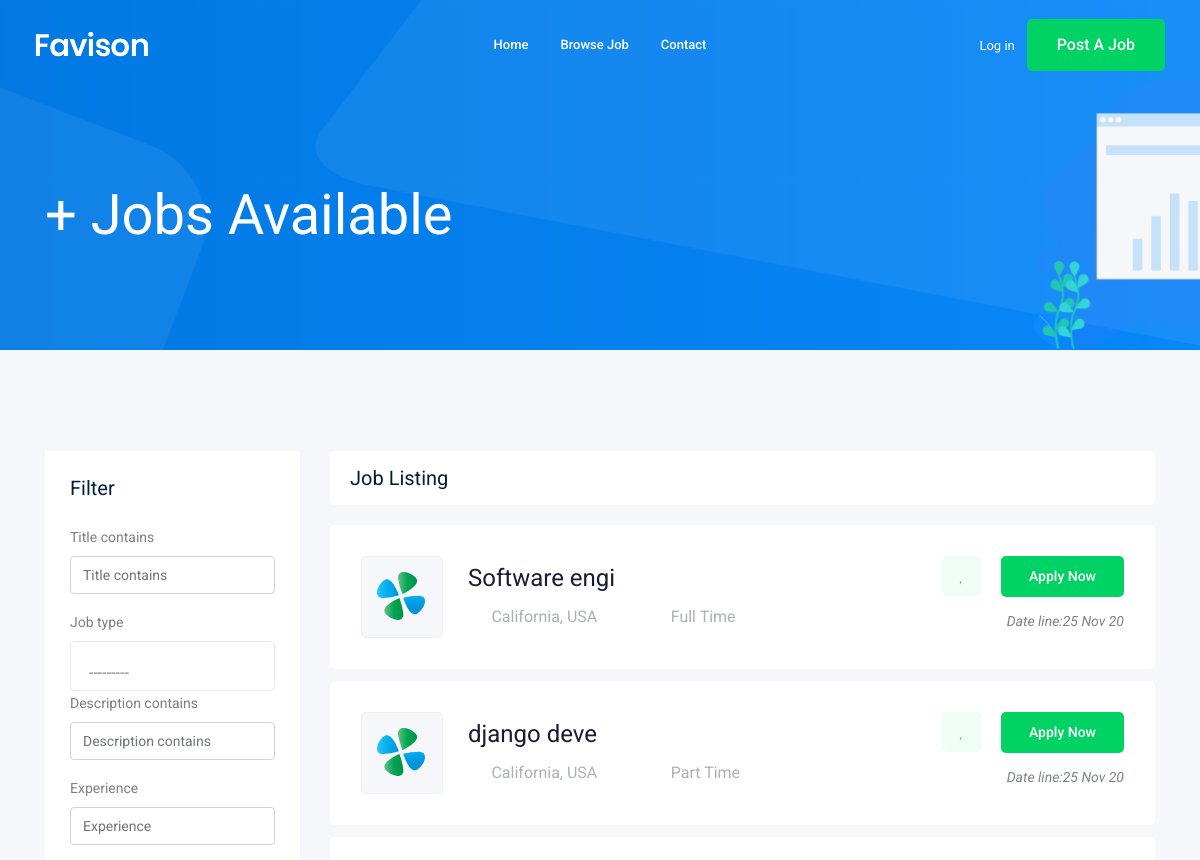
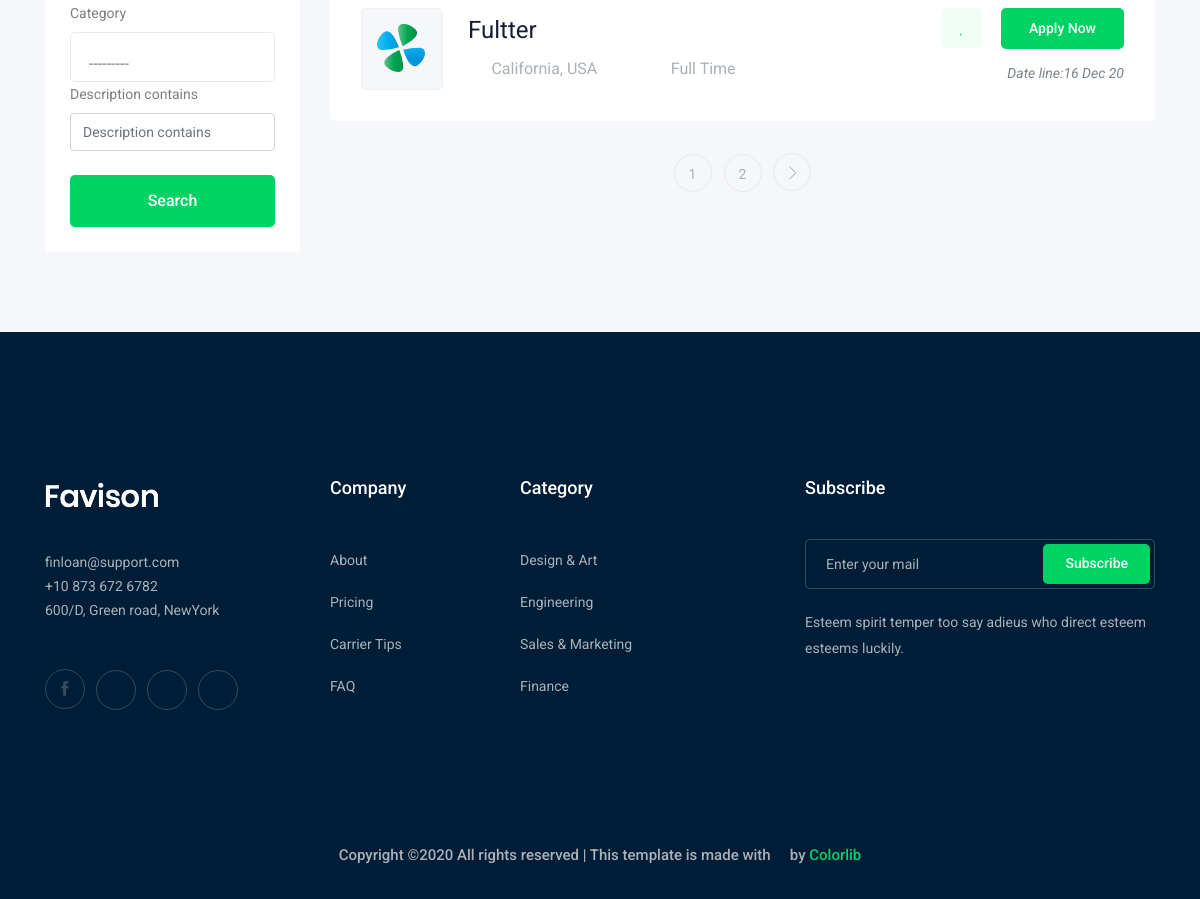
Screenshot of /jobs/ with the database file from the repository (2 pictures, top to bottom).
### Job/models.py (models this page shows, shortened)
class Job(models.Model):#Table
    owner =  models.ForeignKey(User, related_name='job_owner', on_delete=models.CASCADE)
    title = models.CharField(max_length=100)#colmun
    job_type = models.CharField(max_length=15,choices=Job_Type)
    description = models.TextField(max_length=1000)
    publish = models.DateTimeField(auto_now=True)
    vacancy = models.IntegerField(default=1)
    salary = models.IntegerField(default=0)
    experience = models.IntegerField(default=1)
    category = models.ForeignKey('Category',on_delete=models.CASCADE)
    images  = models.ImageField(upload_to=image_upload)
    slug = models.SlugField(blank=True ,null=True)
    def __str__(self) :
        return self.title

### Job/views.py (the view)
# urls.py: path('',views.job_list,name='job_list'),
def job_list(request) :
    job_list= Job.objects.all()
    myfilters = JobFilter(request.GET,queryset=job_list)
    job_list=myfilters.qs
    paginator = Paginator(job_list, 3)
    page_number = request.GET.get('page')
    page_obj = paginator.get_page(page_number)
    context = {'jobs' : page_obj,'myfilters':myfilters }
    print(job_list)
    return render(request,'Job/job_list.html',context)

### Job/models.py (called while the page is built)
    def __str__(self) :
        return self.name

### Job/templates/Job/job_list.html (shortened to what this page needs)
{% extends 'base.html'%}
{% load bootstrap4 %}
{% block body %}
    <div class="bradcam_area bradcam_bg_1">
        <div class="container">
            <div class="row">
                <div class="col-xl-12">
                    <div class="bradcam_text">
                        <h3>{{jobs.count}}+  Jobs Available</h3>
                    </div>
                </div>
            </div>
        </div>
    </div>
    <div class="job_listing_area plus_padding">
        <div class="container">
            <div class="row">
                <div class="col-lg-3">
                    <div class="job_filter white-bg">
                        <div class="form_inner white-bg">
                            <h3>Filter</h3>
                            <form method="GET" >
                                {% bootstrap_form myfilters.form %}
                             <input class="boxed-btn3 w-100 mt-2" type="submit" value="Search"/>
                            </form>
                        </div>
                    </div>
                </div>
                <div class="col-lg-9">
                    <div class="recent_joblist_wrap">
                        <div class="recent_joblist white-bg ">
                            <div class="row align-items-center">
                                <div class="col-md-6">
                                    <h4>Job Listing</h4>
                                </div>
                                <div class="col-md-6">
                                </div>
                            </div>
                        </div>
                    </div>
                    <div class="job_lists m-0">
                        <div class="row">
                            {%for job in jobs %}
                            <div class="col-lg-12 col-md-12">
                                <div class="single_jobs white-bg d-flex justify-content-between">
                                    <div class="jobs_left d-flex align-items-center">
                                        <div class="thumb">
                                            <img src="img/svg_icon/1.svg" alt="">
                                        </div>
                                        <div class="jobs_conetent">
                                            <a href="{%url 'jobs:jobdetail' job.slug%}"><h4>{{job.title}}</h4></a>
                                            <div class="links_locat d-flex align-items-center">
                                                <div class="location">
                                                    <p> <i class="fa fa-map-marker"></i> California, USA</p>
                                                </div>
                                                <div class="location">
                                                    <p> <i class="fa fa-clock-o"></i> {{job.job_type}}</p>
                                                </div>
                                            </div>
                                        </div>
                                    </div>
                                    <div class="jobs_right">
                                        <div class="apply_now">
                                            <a class="heart_mark" href="#"> <i class="fa fa-heart"></i> </a>
                                            <a href="{%url 'jobs:jobdetail' job.slug%}" class="boxed-btn3">Apply Now</a>
                                        </div>
                                        <div class="date">
                                            <p>Date line:{{job.publish|date:'d M y'}}</p>
                                        </div>
                                    </div>
                                </div>
                            </div>
                           {%endfor%}
                        </div>
                        {% if jobs.has_other_pages %}
                        <div class="row">
                            <div class="col-lg-12">
                                <div class="pagination_wrap">
                                    <ul>
                                        {% for i in jobs.paginator.page_range %}
                                        <li><a href="?page={{i}}"><span>{{i}}</span></a></li>
                                        {% endfor %}
                                        {% if jobs.has_next %}
                                        <li><a href="?page={{jobs.next_page_number}}"> <i class="ti-angle-right"></i> </a></li>
                                        {% endif %}
                                    </ul>
                                </div>
                            </div>
                        </div>
                        {% endif %}
                    </div>
                </div>
            </div>
        </div>
    </div>
{%endblock body %}

### rows the page displays
Job: title "Software engi", job_type "Full Time", publish "25 Nov 20"
Job: title "django deve", job_type "Part Time", publish "25 Nov 20"
Job: title "Fultter", job_type "Full Time", publish "16 Dec 20"

### other values shown
{{ i }} "1" "2"
